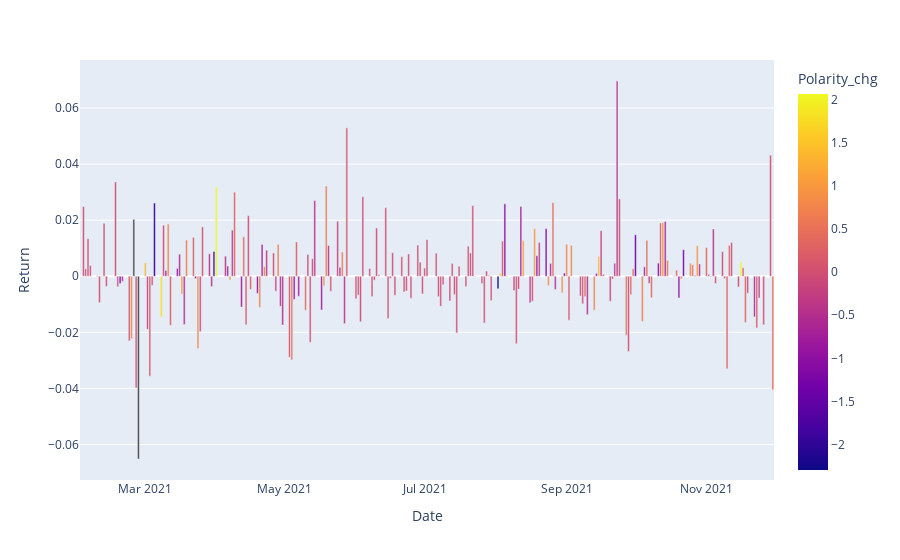

Notebook code cell kept with this figure:
### Code cell
fig = go.Figure()

fig = px.bar(b_df, x='Date', y='Return', color='Polarity_chg')

fig.show()

### Figure 1 — Plotly figure (JSON) as saved in the notebook; plotly's stock layout.template omitted (floating-point values rounded to 4 significant figures; data arrays with more than 128 entries replaced by an {"elided": "..."} marker saying what was removed)
{"data": [{"alignmentgroup": "True", "hovertemplate": "Date=%{x}<br>Return=%{y}<br>Polarity_chg=%{marker.color}<extra></extra>", "legendgroup": "", "marker": {"color": {"elided": "211 float values"}, "coloraxis": "coloraxis", "pattern": {"shape": ""}}, "name": "", "offsetgroup": "", "orientation": "v", "showlegend": false, "textposition": "auto", "type": "bar", "x": {"elided": "211 str values"}, "xaxis": "x", "y": {"elided": "211 float values"}, "yaxis": "y"}], "layout": {"autosize": true, "barmode": "relative", "coloraxis": {"colorbar": {"title": {"text": "Polarity_chg"}}, "colorscale": [[0, "#0d0887"], [0.1111, "#46039f"], [0.2222, "#7201a8"], [0.3333, "#9c179e"], [0.4444, "#bd3786"], [0.5556, "#d8576b"], [0.6667, "#ed7953"], [0.7778, "#fb9f3a"], [0.8889, "#fdca26"], [1, "#f0f921"]]}, "legend": {"tracegroupgap": 0}, "margin": {"t": 60}, "xaxis": {"anchor": "y", "autorange": true, "domain": [0, 1], "range": ["2021-01-31 12:00", "2021-11-30 12:00"], "title": {"text": "Date"}, "type": "date"}, "yaxis": {"anchor": "x", "autorange": true, "domain": [0, 1], "range": [-0.07266, 0.07712], "title": {"text": "Return"}, "type": "linear"}}}
